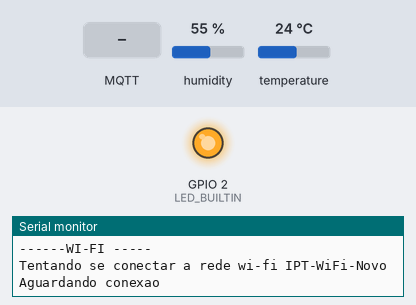
Bench run of a sketch on a simulated ESP8266 (NodeMCU). Shown: output pins drawn as LEDs (lit = HIGH, except the on-board LED, lit = LOW), the last lines printed to the serial monitor. Inputs (shaded band) come from the test bench; at power-on: humidity 55 %, temperature 24 °C. WiFi joins after 1.5 s; servers stay silent unless stated; random numbers use the default seed unless the sketch sets one; no MQTT or app messages arrive unless stated.

Above: at 0.6 s.
At 2.8 s:
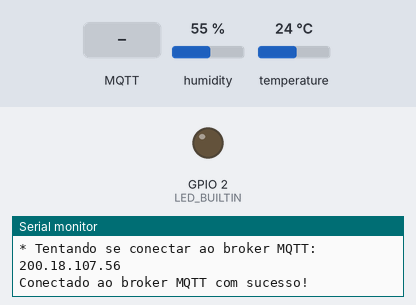
2.9 s: MQTT message "send_data_tago" arrives on the second subscribed topic
Timing chart, 0 to 5.9 s (numbered marks = the images above; inputs shaded):
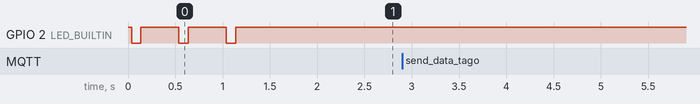

The sketch:

sourcecode-localbroker.ino
```cpp
/*
 * Programa: código para ESP8266 com aplicação para aquisição de DHT22
 * Autor: Diego Silva Viana dos Santos
 * Laboratório de Metrologia Mecânica -IPT
 *
 */
#include <stdio.h>
//#include <WiFi.h>      //ESP32
#include <ESP8266WiFi.h> //ESP8266
#include <PubSubClient.h>
#include <ArduinoJson.h>
#include <DHT.h>
//#include "Thread.h"
//#include "ThreadController.h"

/* Definicoes gerais */
//#define TEMPO_ENVIO_INFORMACOES    5000 //ms

/* Definicoes do sensor de temperatura */
#define DHTPIN  4   /* GPIO que o pino 2 do sensor é conectado */

/*
 * A biblioteca serve para os sensores DHT11, DHT22 e DHT21.
 * No nosso caso, usaremos o DHT22,para utilizar outros disponíveis,
 * basta descomentar a linha correspondente.
*/
#define DHTTYPE DHT11   // DHT 11
//#define DHTTYPE DHT22   // DHT 22  (AM2302), AM2321
//#define DHTTYPE DHT21   // DHT 21 (AM2301)

/* Definicoes da UART de debug para NodeMCU v2, setar bauderate para 9600 */
#define DEBUG_UART_BAUDRATE               9600

/* MQTT definitions - tópico padrão para publicação no broker da TAGO.IO*/
//#define MQTT_PUB_UMID "tagodata/umidade" //topico para umidade
//#define MQTT_PUB_TEMP "tagodata/temperatura" //topico para temperatura

/*tópico para publicação no node-red em broker local */
#define MQTT_PUB_STORE "tagodata/store" //topico de transmissão de dados para broker local

/*DEFINICOES DO DISPOSITIVO CADASTRADO NO BROKER*/
#define MQTT_USERNAME  "LMM-TU-001"  // nome do dispositivo cadastrado
#define MQTT_PASSWORD  ""  // se houver senha cadastrada no broker

/* WIFI */
const char *ssid_wifi = "IPT-WiFi-Novo";     /*  INSERIR O NOME DA REDE WIFI QUE O DISPOSITIVO SERÁ CONECTADO */
const char *password_wifi = "const@nte"; /*  SENHA DA REDE WIFI */

/*Configuração para IP fixo caso necessario*/
//IPAddress ip(192,168,0,175); //COLOQUE UMA FAIXA DE IP DISPONÍVEL DO SEU ROTEADOR. EX: 192.168.1.110 **** ISSO VARIA, NO MEU CASO É: 192.168.0.175
//IPAddress gateway(192,168,0,1); //GATEWAY DE CONEXÃO (ALTERE PARA O GATEWAY DO SEU ROTEADOR)
//IPAddress subnet(255,255,255,0);

WiFiClient espClient;

/* MQTT */
/* MQTT broker URL */
//const char* broker_mqtt = "mqtt.tago.io";

/* endereço do broker MQTT local e respectiva porta para o dispositivo */
const char* broker_mqtt = "200.18.107.56"; //inserir endereço do broker local
int broker_port = 1883;  // inserir a porta cadastrada no broker

PubSubClient MQTT(espClient);

/*VARIAVEL GLOBAL PARA TESTE DO LED INTERNO DA PLACA*/
bool ledteste = false;

/* objeto para comunicação com sensor DHT22  */
DHT dht(DHTPIN, DHTTYPE);

/*objetos para utilizacao de threads, caso necessario*/
//ThreadController cpu;
//Thread threadFuncaoTago; //thread de envio de dados para tago.io
//Thread threadFuncaoDashboard; //thread de envio de dados para dashboard ibmcloud

/* PROTÓTIPOS DAS FUNCOES UTILIZADAS*/
void init_wifi(void);
void init_MQTT(void);
void connect_MQTT(void);
void connect_wifi(void);
void verify_wifi_connection(void);
void verify_mqtt_connection(void);
void send_data_iot_platform(void);
void send_data_tago(void);
void send_data_nodered(void);
void callback(String topic, byte* payload, unsigned int length);


/* Funcao: inicializa conexao wi-fi */
void init_wifi(void)
{
    delay(10);
    Serial.println("------WI-FI -----");
    Serial.print("Tentando se conectar a rede wi-fi ");
    Serial.println(ssid_wifi);
    Serial.println("Aguardando conexao");
    connect_wifi();
}

/* Funcao: conexao a uma rede wi-fi */
void connect_wifi(void)
  {
    if (WiFi.status() == WL_CONNECTED)
        return;

    WiFi.disconnect();
    WiFi.begin(ssid_wifi, password_wifi);
    //WiFi.config(ip, gateway, subnet); //configuração para IP fixo

    while (WiFi.status() != WL_CONNECTED)
      {
          //delay(100);
          //Serial.print(".");
          // rotina para led interno indicar falha de conexao com rede wifi
          digitalWrite(LED_BUILTIN, LOW);
          delay(100);
          digitalWrite(LED_BUILTIN, HIGH);
          delay(400);
      }

      Serial.println();
      Serial.print("Conectado a rede wi-fi: ");
      //Serial.println(ssid_wifi);
      Serial.println(WiFi.SSID());
      Serial.print("IP: ");
      Serial.println(WiFi.localIP());
      Serial.println(WiFi.gatewayIP());
      Serial.println(WiFi.subnetMask());
      Serial.println(WiFi.macAddress());
  }

/* Funcao: verifica e garante conexao wi-fi*/
void verify_wifi_connection(void)
{
    connect_wifi();
}

/* Funcao: inicializa variaveis do MQTT para conexao com broker */
void init_MQTT(void)
{
    MQTT.setServer(broker_mqtt, broker_port);
    MQTT.setCallback(callback);
}

/* Funcao: conecta com broker MQTT (se nao ha conexao ativa)*/
void connect_MQTT(void)
{
    char mqtt_id_randomico[5] = {0};

    while (!MQTT.connected())
    {
        Serial.print("* Tentando se conectar ao broker MQTT: ");
        Serial.println(broker_mqtt);

        /* gera id mqtt randomico */
        randomSeed(random(9999));
        sprintf(mqtt_id_randomico, "%ld", random(9999));

        if (MQTT.connect(mqtt_id_randomico, MQTT_USERNAME, MQTT_PASSWORD))
        {
            //subscreve o dispositivo aos topicos para recepção de dados
            Serial.println("Conectado ao broker MQTT com sucesso!");
            MQTT.subscribe("LEDPLACA"); // topico de estado do led
            MQTT.subscribe("datatago"); // topico que grava os dados em arquivo local do broker
            MQTT.subscribe("datanode"); // topico para envio de dados para o dashboard
        }
        else
        {
            //Serial.println("Falha na tentativa de conexao com broker MQTT.");
            //Serial.println("Nova tentativa em 2s...");
            // rotina do led interno para indicar falta de conexao com o broker
            digitalWrite(LED_BUILTIN, LOW);
            delay(1000);
            digitalWrite(LED_BUILTIN, HIGH);
            delay(1000);
        }

    }
}

/* Funcao: verifica e garante conexao MQTT  */
void verify_mqtt_connection(void)
  {
    connect_MQTT();
  }

/* Funcao: checa os tópicos enviados para o esp8266 para interação com o broker */
 void callback(String topic, byte* payload, unsigned int length)
  {

    String messageTemp;

    for (int i = 0; i < length; i++)
      {
        messageTemp += (char)payload[i];
      }

    //Serial.print(messageTemp);
    //Serial.println();
    //Serial.print(topic);
    //Serial.println();

  /*topico que checa se o botao de teste do dashboard do led interno foi pressionado*/
    if(topic=="LEDPLACA")
        {
          if(messageTemp == "ligar" )
            {
              ledteste=!ledteste;
              digitalWrite(LED_BUILTIN, ledteste);
            }

          else if(messageTemp == "desligar")
            {
              //digitalWrite(LED_BUILTIN, HIGH);
            }
        }

    /*recebe o topico que aciona a funcao de envio de valores para o broker para que sejam armazenados*/
    else if(topic=="datatago")
        {
          if(messageTemp == "send_data_tago" )
            {
              send_data_tago();
            }
        }

    /*recebe o topico que aciona a funcao de envio de valores para o dashboard*/
    else if(topic=="datanode")
        {
          if(messageTemp == "send_data_node" )
            {
              send_data_nodered();
            }
        }
  }

/*função para envio de dados ao broker e armazenamento*/
void send_data_tago(void)
  {
   StaticJsonDocument<250> tago_json_temperature;
   StaticJsonDocument<250> tago_json_humidity;
   StaticJsonDocument<250> tago_json_store;
   char json_string[250] = {0};
   float temperatura_lida = dht.readTemperature();
   float umidade_lida = dht.readHumidity();
   int i;

   /* Imprime medicoes de temperatura e umidade (para debug) */
   for (i=0; i<10; i++)
       Serial.println(" ");

   Serial.println("----------");
   Serial.print("Temperatura: ");
   Serial.print(temperatura_lida);
   Serial.println("C");
   Serial.print("Umidade: ");
   Serial.print(umidade_lida);
   Serial.println("%");

   tago_json_store["device"] = MQTT_USERNAME;
   tago_json_store["value_temperature"] = temperatura_lida;
   tago_json_store["value_humidity"] = umidade_lida;

   memset(json_string, 0, sizeof(json_string));
   serializeJson(tago_json_store, json_string);
   MQTT.publish(MQTT_PUB_STORE, json_string);

  }

/* Funcao: envia os valores para o dashboard node-red*/
void send_data_nodered(void)
  {
   float temperatura_lida = dht.readTemperature();
   float umidade_lida = dht.readHumidity();

   MQTT.publish("device/temperatura", String(temperatura_lida).c_str(), true);
   MQTT.publish("device/umidade", String(umidade_lida).c_str(), true);
  }

void setup()
  {
    Serial.begin(DEBUG_UART_BAUDRATE);
    pinMode(BUILTIN_LED, OUTPUT);

    digitalWrite(LED_BUILTIN, HIGH);

    /* Inicializa comunicacao com sensor DHT22 */
    dht.begin();

    /* Inicializa wi-fi */
    init_wifi();

    /* Inicializa MQTT e faz conexao ao broker MQTT */
    init_MQTT();

    connect_MQTT();

    /*thread para fução de envio ao broker tagoIO*/
    //threadFuncaoTago.setInterval(600000);
    //threadFuncaoTago.onRun(send_data_tago);

    /*thread para envio de informações ao dashboard em node-red*/
    //threadFuncaoDashboard.setInterval(5000);
    //threadFuncaoDashboard.onRun(send_data_nodered);

    /*Adiciona cada funcao das threads ao objeto cpu para que sejam executadas de acordo com o intervalo estabelecido*/
    //cpu.add(&threadFuncaoTago);
    //cpu.add(&threadFuncaoDashboard);
  }

void loop()
  {
    /* Verifica e garante conectividades wi-fi e MQTT */
    verify_wifi_connection(); // checa o status da conexão wifi
    verify_mqtt_connection(); // checa o status da conexão com o broker

    /*começa a rodar as threads declaradas*/
    //cpu.run();

    /*checa se alguma mensagem chegou via publish*/
    MQTT.loop();

    /* Faz o envio da temperatura e umidade para a plataforma IoT (Tago.io) */
    //send_data_tago();
    //delay(TEMPO_ENVIO_INFORMACOES);

    /* Faz o envio da temperatura e umidade para o dashboard no node-red */
    //send_data_nodered();
    //delay(TEMPO_ENVIO_INFORMACOES);
  }
```
